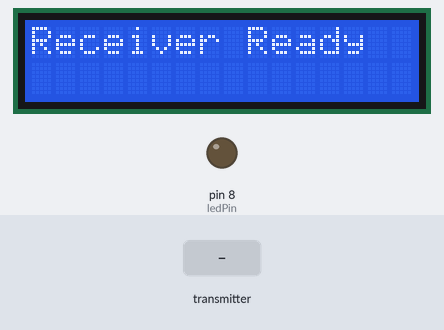
Recording of a sketch running on a simulated Arduino Uno, built with avr-gcc and run on an emulated ATmega328P. Shown: 16×2 character LCD, output pins drawn as LEDs (lit = HIGH). The test bench sets the inputs (shaded band). No radio packets arrive unless stated; what the sketch prints to the serial monitor is not drawn.

Above: at 3.2 s.
3.3 s: the transmitter starts sending data1 = 0
At 3.6 s:
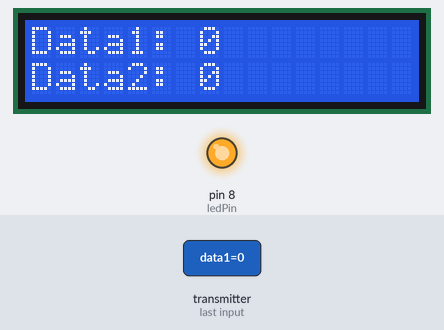
4.8 s: the transmitter starts sending data2 = 256
At 5.9 s:
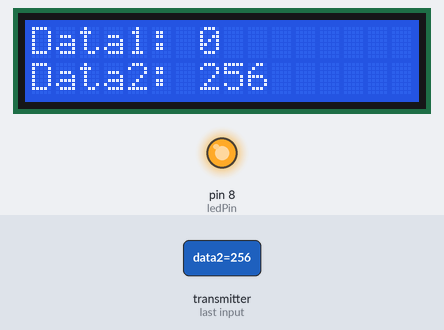
6.3 s: the transmitter starts sending data1 = 256
At 7.1 s:
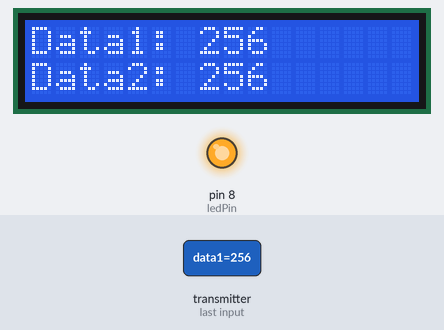
7.8 s: the transmitter starts sending data2 = 512
At 8.2 s:
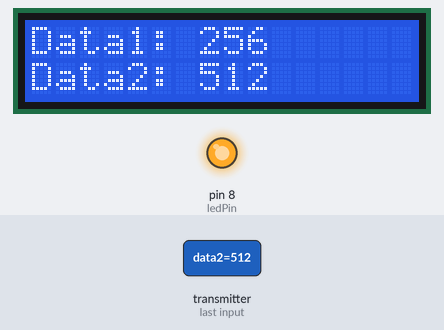
Timing chart, 0 to 10.3 s (numbered marks = the images above; inputs shaded):
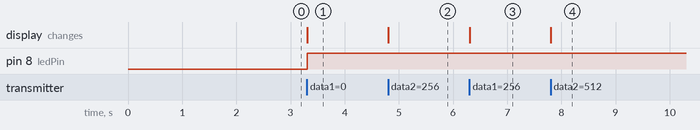

Measured:
- after the input at 3.3 s, pin 8 (ledPin): LOW → HIGH at once; the display: changes at once (image 1)
- after the input at 4.8 s, the display: changes at once (image 2)
- after the input at 6.3 s, the display: changes at once (image 3)
- after the input at 7.8 s, the display: changes at once (image 4)

The sketch:

odbiornik_lcd.ino
```cpp
#include <RF24.h>
#include <LiquidCrystal.h>
#include <SPI.h>

#define CE_PIN 9
#define CSN_PIN 10

// LCD pin configuration
const int rs = 7, en = 6, d4 = 5, d5 = 4, d6 = 3, d7 = 2;
LiquidCrystal lcd(rs, en, d4, d5, d6, d7);

RF24 radio(CE_PIN, CSN_PIN);
const byte address[6] = {0xF0, 0xF0, 0xF0, 0xF0, 0xE1}; // Address for communication

struct Payload {
  int data1;
  int data2;
};
Payload payload;

const int ledPin = 8; // LED connected to pin 8
unsigned long lastDataTime = 0; // Store the time of the last radio data reception
const unsigned long timeout = 500; // 500 milliseconds (half a second)

void setup() {
  lcd.begin(16, 2); // Initialize the LCD's columns and rows
  Serial.begin(9600); // Initialize serial communication

  pinMode(ledPin, OUTPUT); // Set LED pin as an output

  if (!radio.begin()) {
    lcd.clear();
    lcd.setCursor(0, 0);
    lcd.print("Radio Error");
    while (true); // Halt execution if radio initialization fails
  }

  // Radio configuration
  radio.openReadingPipe(1, address); // Set the receiver address
  radio.setPALevel(RF24_PA_MIN);     // Set low power mode
  radio.setDataRate(RF24_250KBPS);     // Set data rate
  radio.startListening();            // Start listening for incoming data

  lcd.clear();
  lcd.setCursor(0, 0);
  lcd.print("Receiver Ready");
  delay(2000); // Brief display of initialization message
}

void loop() {
  if (radio.available()) {
    radio.read(&payload, sizeof(payload)); // Read incoming data

    // Display data on Serial Monitor
    Serial.print("Data1: ");
    Serial.println(payload.data1);
    Serial.print("Data2: ");
    Serial.println(payload.data2);

    // Display data on LCD
    lcd.clear();
    lcd.setCursor(0, 0);
    lcd.print("Data1: ");
    lcd.print(payload.data1);
    lcd.setCursor(0, 1);
    lcd.print("Data2: ");
    lcd.print(payload.data2);

    // Update last data time and turn LED on
    lastDataTime = millis();
    digitalWrite(ledPin, HIGH); // Turn on LED when data is received
  }

  // Check if more than half a second has passed since last data reception
  if (millis() - lastDataTime > timeout) {
    digitalWrite(ledPin, LOW); // Turn off LED if no data received for half a second
  }
}
```
